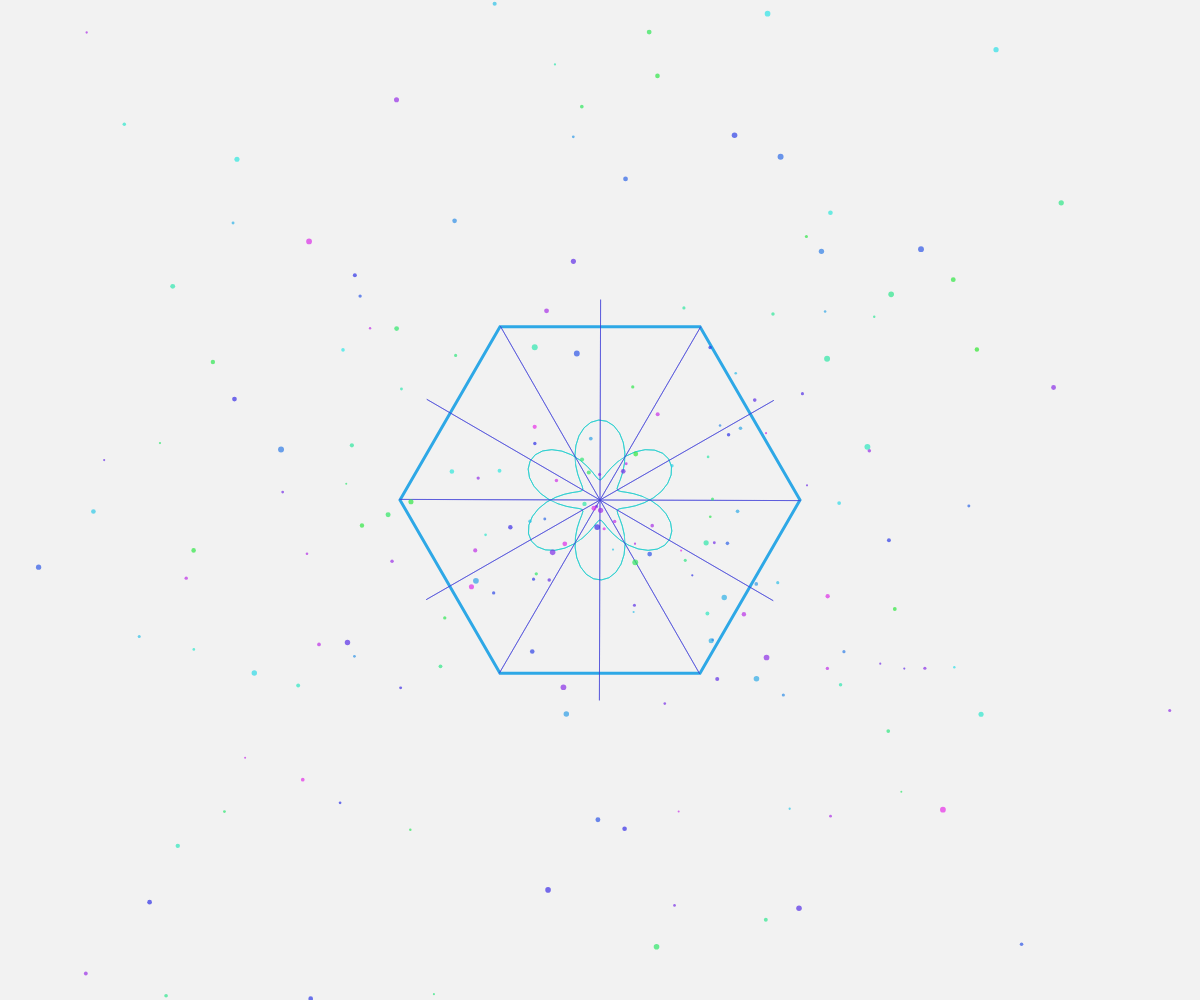
Frame 1 (no input)
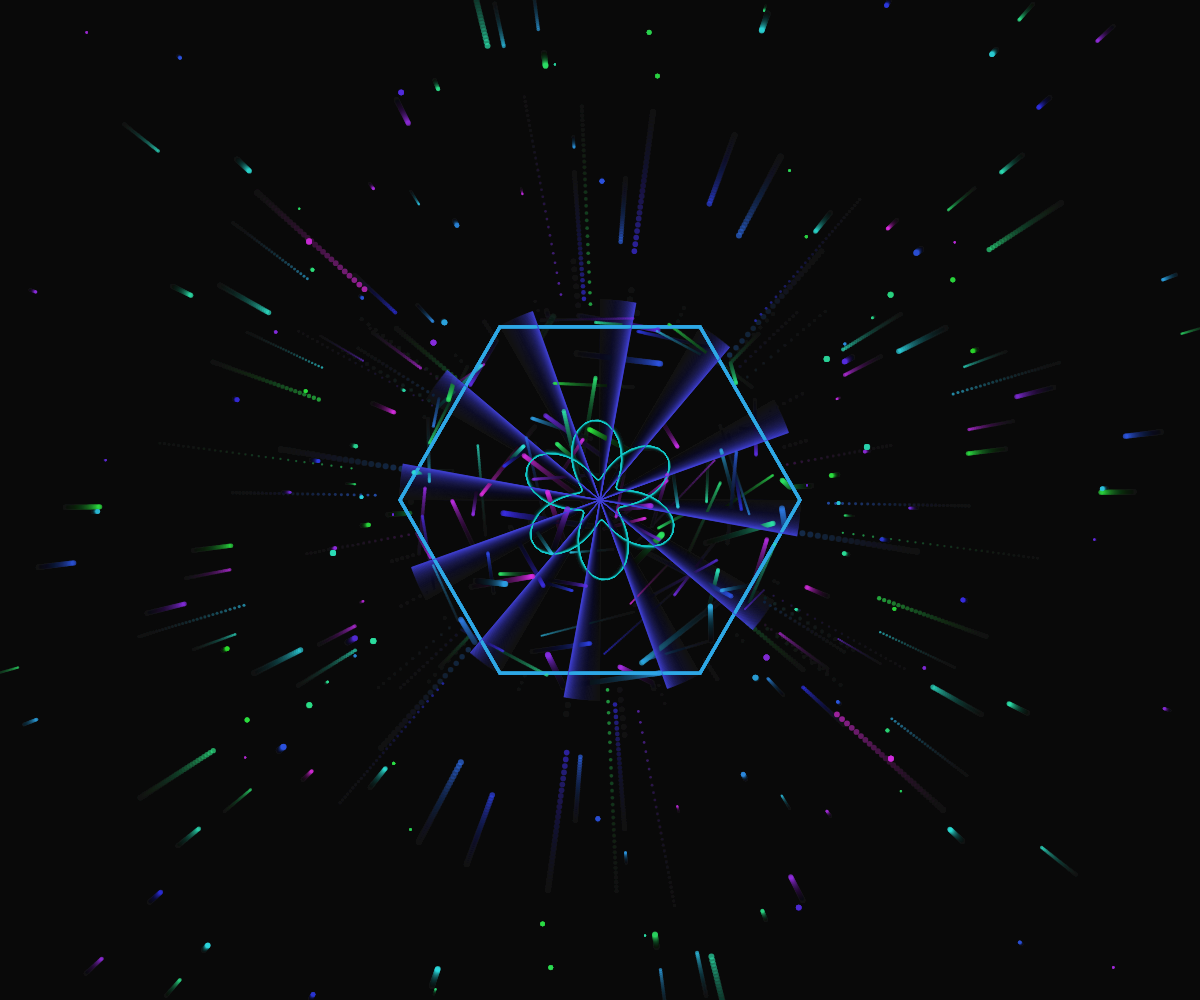
Frame 60 (no input)
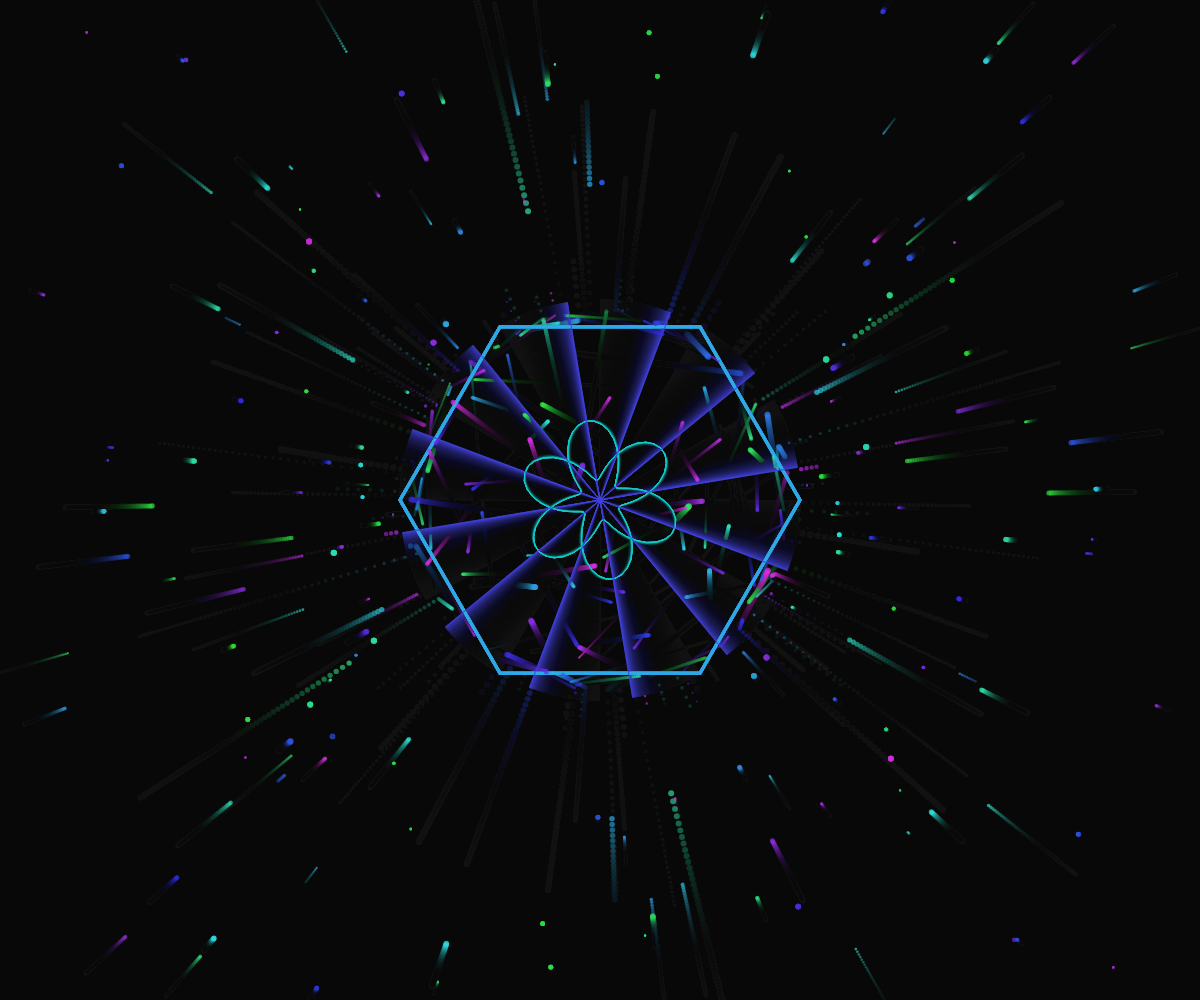
Frame 120 (the mouse pressed at the canvas centre since frame 60)

The p5.js sketch that drew these frames (run headless with seeded random() and noise() and a simulated clock; from frame 60 on, the mouse is pressed at the canvas centre):

// p5.js sketch
// ── sketch.js
let time = 0;
let particles = [];
const numParticles = 200;
const hexRadius = 200;

function setup() {
  createCanvas(windowWidth, windowHeight);
  colorMode(HSB, 360, 100, 100, 1);
  
  // Initialize particles
  for (let i = 0; i < numParticles; i++) {
    particles.push({
      pos: createVector(random(width), random(height)),
      vel: p5.Vector.random2D().mult(random(0.5, 2)),
      hue: random(120, 300),
      size: random(2, 6)
    });
  }
}

function draw() {
  time += 0.01;
  
  // Clear with a semi-transparent layer for motion blur effect
  background(0, 0, 0, 0.05);
  
  // Draw hexagon boundary
  push();
  translate(width/2, height/2);
  stroke(200, 80, 90);
  strokeWeight(3);
  noFill();
  beginShape();
  for (let i = 0; i < 6; i++) {
    const angle = TWO_PI * i / 6;
    const x = hexRadius * cos(angle);
    const y = hexRadius * sin(angle);
    vertex(x, y);
  }
  endShape(CLOSE);
  pop();
  
  // Draw kaleidoscopic patterns
  drawKaleidoPatterns();
  
  // Update and draw particles
  for (let p of particles) {
    // Apply velocity
    p.pos.add(p.vel);
    
    // Bounce off hexagon edges
    const center = createVector(width/2, height/2);
    const distToCenter = p5.Vector.dist(p.pos, center);
    if (distToCenter > hexRadius - 10) {
      const normal = p5.Vector.sub(p.pos, center).normalize();
      const dot = p.vel.dot(normal);
      p.vel.sub(normal.mult(2 * dot));
      p.pos = p5.Vector.add(center, normal.mult(hexRadius - 10));
    }
    
    // Draw particle
    fill(p.hue, 80, 90, 0.7);
    noStroke();
    ellipse(p.pos.x, p.pos.y, p.size);
  }
}

function drawKaleidoPatterns() {
  const centerX = width/2;
  const centerY = height/2;
  
  // Draw flowing curves
  stroke(180, 90, 80, 0.5);
  strokeWeight(1);
  noFill();
  
  for (let i = 0; i < 6; i++) {
    beginShape();
    const angleOffset = time * 0.2 + i * TWO_PI / 6;
    for (let a = 0; a < TWO_PI; a += 0.1) {
      const r = 50 + sin(a * 3 + time) * 30;
      const x = centerX + cos(a + angleOffset) * r;
      const y = centerY + sin(a + angleOffset) * r;
      vertex(x, y);
    }
    endShape();
  }
  
  // Draw geometric lattice lines
  stroke(240, 70, 85, 0.6);
  strokeWeight(1);
  
  for (let i = 0; i < 12; i++) {
    const angle = time * 0.3 + i * TWO_PI / 12;
    const x1 = centerX + cos(angle) * hexRadius;
    const y1 = centerY + sin(angle) * hexRadius;
    const x2 = centerX - cos(angle) * hexRadius;
    const y2 = centerY - sin(angle) * hexRadius;
    line(x1, y1, x2, y2);
  }
}

function windowResized() {
  resizeCanvas(windowWidth, windowHeight);
}
